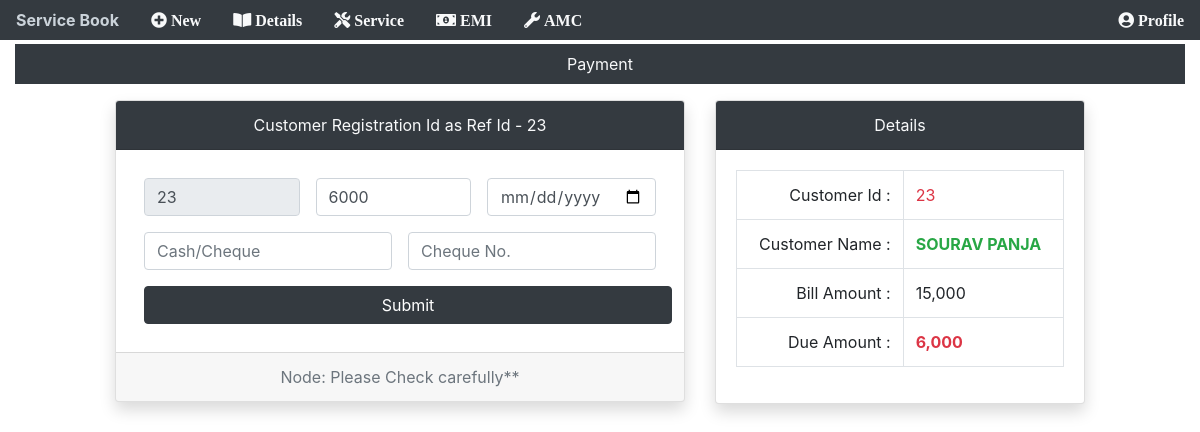
Page /payment/23 (signed in) on the committed database.
### app/models.py (models this page shows, shortened)
class customerDetails(models.Model):
    custimerId = models.AutoField(primary_key=True)
    name = models.CharField(max_length=100)
    address = models.CharField(max_length=100, null=True)
    phoneNo = models.CharField(max_length=100, unique=True)
    email = models.EmailField(null=True)
    service = models.IntegerField(null=True, blank=True)
    emi = models.CharField(max_length=10, null=True, blank=True)
    modelNameOne = models.CharField(max_length=100)
    quantityOne = models.CharField(max_length=2, null=True)
    modelNoOne = models.CharField(max_length=100)
    modelNameTwo = models.CharField(max_length=100, blank=True)
    quantityTwo = models.CharField(max_length=2, null=True, blank=True)
    modelNoTwo = models.CharField(max_length=100, blank=True)
    purchaseDate = models.DateField(auto_now=False, auto_now_add=False)
    totalAmount = models.IntegerField()
    advanceAmount = models.IntegerField()
    dueAmount = models.IntegerField(null=True)
    def amount_due(self):  # for due amount
        payable = self.totalAmount
        paid = self.total_paid_amount()
        return payable - paid
    def total_paid_amount(self):  # for total paid amount
        tt = self.advanceAmount
        ap = self.amount_paid()
        return tt + ap
    def amount_paid(self):  # for paymennt
        items = paymentOnEmi.objects.filter(refNo=self.custimerId)
        total = 0
        for item in items:
            total += item.paidAmount
        return total

class paymentOnEmi(models.Model):
    refNo = models.IntegerField()
    paidAmount = models.IntegerField()
    paymentDate = models.DateField(auto_now=False, auto_now_add=False)
    cashCheque = models.CharField(max_length=100, null=True)
    chequeNo = models.CharField(max_length=10, null=True, blank=True)

### app/views.py (the view)
# urls.py: path('payment/<int:id>', views.payment, name="paymentPage"),
@login_required(login_url="/login")
def payment(request, id):
    ghh = customerDetails.objects.get(pk=id)
    ps = paymentOnEmiForm()
    if request.method == "POST":
        ps = paymentOnEmiForm(request.POST)
        if ps.is_valid():
            ps.save()
            return redirect("/customer/details")
    return render(request, "main/payment.html", {"ghh": ghh, "id": id})

### templates/main/payment.html (shortened to what this page needs)
{% include "main/base.html" %} {% load humanize %} {% block content %}
<div class="container-fluid">
  <div class="bg-dark mt-1">
    <p class="nav-link text-light text-center">Payment</p>
  </div>
</div>
<div class="container-fluid">
  <div class="row">
    <div class="col-6 offset-1">
      <div class="card text-center shadow">
        <div class="card-header bg-dark text-light">
          Customer Registration Id as Ref Id - {{id}}
        </div>
        <div class="card-body">
          <form action="" method="POST">
            <div class="row">
              <div class="col d-flex">
                <input
                  class="form-control m-2"
                  type="number"
                  name="refNo"
                  value="{{id}}"
                  readonly
                />
                <input
                  class="form-control m-2"
                  type="number"
                  min="0"
                  name="paidAmount"
                  placeholder="Payment Amount"
                  value="{{ghh.amount_due}}"
                  required
                />
                <input
                  class="form-control m-2"
                  type="date"
                  name="paymentDate"
                  required
                />
              </div>
            </div>
            <div class="row">
              <div class="col d-flex">
                <input
                  class="form-control m-2"
                  name="cashCheque"
                  type="text"
                  placeholder="Cash/Cheque"
                  required
                />
                <input
                  class="form-control m-2"
                  name="chequeNo"
                  type="number"
                  min="0"
                  placeholder="Cheque No."
                />
              </div>
            </div>
            <button type="submit" class="m-2 btn btn-dark w-100">Submit</button>
          </form>
        </div>
        <div class="card-footer text-muted">Node: Please Check carefully**</div>
      </div>
    </div>
    <div class="col-4">
      <div class="card shadow">
        <div class="card-header bg-dark text-light text-center">Details</div>
        <div class="card-body">
          <table class="table table-bordered">
            <tbody>
              <tr>
                <td class="text-right">Customer Id :</td>
                <td class="text-danger">{{ghh.custimerId}}</td>
              </tr>
              <tr>
                <td class="text-right">Customer Name :</td>
                <td class="text-success">
                  <strong>{{ghh.name | upper}}</strong>
                </td>
              </tr>
              <tr>
                <td class="text-right">Bill Amount :</td>
                <td>{{ghh.totalAmount | intcomma}}</td>
              </tr>
              <tr>
                <td class="text-right">Due Amount :</td>
                <td class="text-danger">
                  <strong>{{ghh.amount_due | intcomma}}</strong>
                </td>
              </tr>
            </tbody>
          </table>
        </div>
      </div>
    </div>
  </div>
</div>
{% endblock content %}

### rows in the picture
customerDetails: paidAmount "6000", custimerId "23", name "SOURAV PANJA", totalAmount "15,000", amount_due "6,000"

### other values in the picture
{{ id }} "23"
